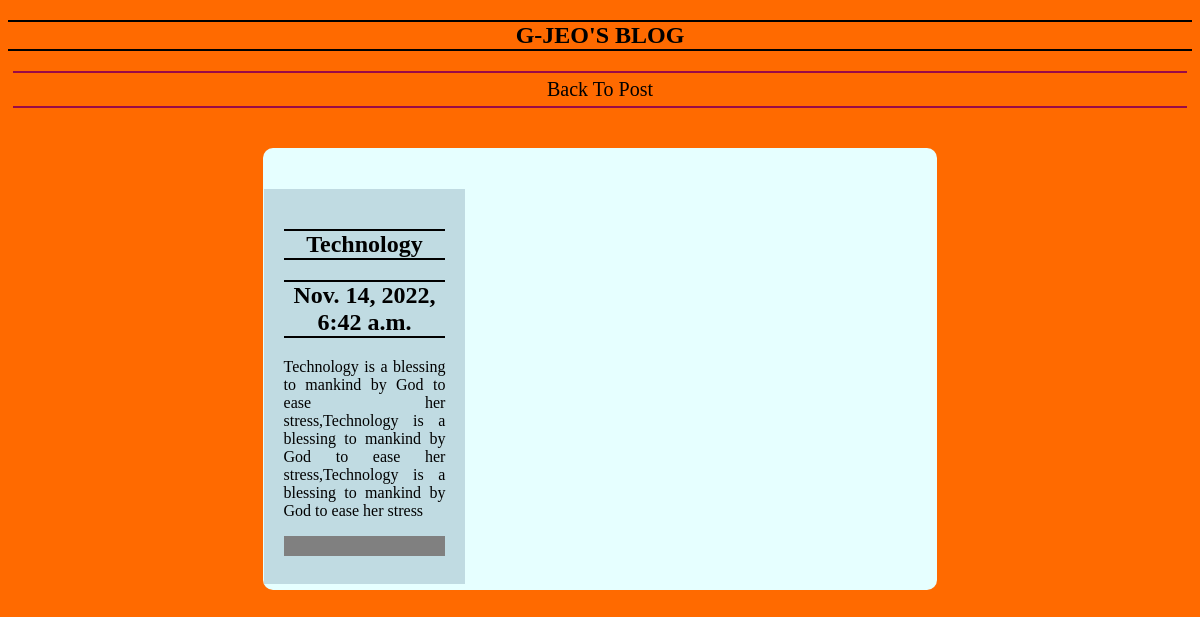
Page /post/7 on the committed database.
### postapp/models.py (models this page shows)
class Post(models.Model):
    title = models.CharField(max_length=100)
    body = models.CharField(max_length=1000000)
    create_at = models.DateTimeField(default=datetime.now, blank=True)

### postapp/views.py (the view)
# urls.py: path('post/<int:pk>', views.post, name='post')
def post(request,pk):
    posts = Post.objects.get(id=pk)
    return render(request, 'post.html',{'posts': posts})

### templates/post.html (shortened to what this page needs)
{% load static %}
<!doctype html>
<html>
<head>
    <link rel="stylesheet" href="{% static 'css/style.css' %}" />
</head>
<body>
   <CENTER><h2>G-JEO'S BLOG</h2>
      <a href="/index"  style="text-decoration:none;color:black">Back To Post</a>
    <div class="call-out-container" style="background-color:#e6ffff;border-radius:10px;width:57%;height:auto;text-align:justify">
       <div class="call-out-container" style="padding:1px">
             <div class="call-out">
             <h2>{{posts.title}}</h2>
             <h2>{{posts.create_at}}</h2>
             <p>{{posts.body}}</p><hr style="border:10px solid gray">
             </div>
    </div>
</CENTER>
</body>
</html>

### static/css/style.css (style rules this page uses)
body { background:#ff6a00; }
h2 { text-align: center; font-family: 'Adobe Caslon Pro'; border-bottom: 2px solid black; border-top: 2px solid black; }
.nave-container, li, nav, ul, a { max-width: 1400px; display: flex; flex-direction: row; margin: 5px; padding: 5px; justify-content: center; align-items: center; justify-content: space-around; flex-direction: row; text-decoration: none; color: white; font-size: 20px; }
li, nav, ul, a { border-bottom: 2px solid #990b47; border-top: 2px solid #990b47; }
.call-out-container { max-width: 1400px; margin: 40px auto 0 auto; }
.call-out { padding: 20px; margin-bottom: 5px; box-sizing: border-box; flex-basis: 30%; }
.call-out:nth-last-child(1) { background-color:#c0dbe2; }
@media (min-width:900px) { .call-out-container { display: flex; justify-content: space-between; } }

### rows in the picture
Post: title "Technology", create_at "Nov. 14, 2022, 6:42 a.m.", body "Technology is a blessing to mankind by God to ease her stress,Technology is a blessing to mankind by God to ease her stress,Technology is a blessing to mankind by God to ease her stress"
